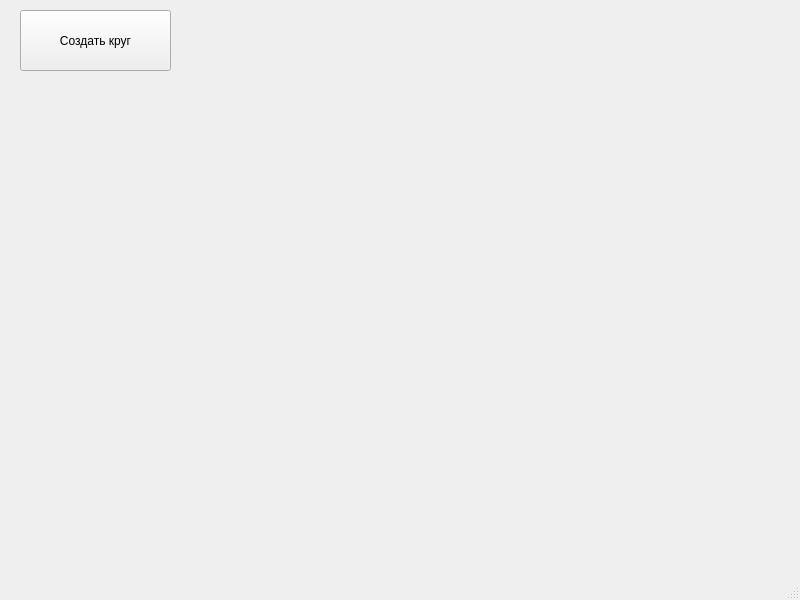
<?xml version="1.0" encoding="UTF-8"?>
<ui version="4.0">
 <class>MainWindow</class>
 <widget class="QMainWindow" name="MainWindow">
  <property name="geometry">
   <rect>
    <x>0</x>
    <y>0</y>
    <width>800</width>
    <height>600</height>
   </rect>
  </property>
  <property name="windowTitle">
   <string>MainWindow</string>
  </property>
  <widget class="QWidget" name="centralwidget">
   <widget class="QPushButton" name="pushButton">
    <property name="geometry">
     <rect>
      <x>20</x>
      <y>10</y>
      <width>151</width>
      <height>61</height>
     </rect>
    </property>
    <property name="text">
     <string>Создать круг</string>
    </property>
   </widget>
  </widget>
  <widget class="QMenuBar" name="menubar">
   <property name="geometry">
    <rect>
     <x>0</x>
     <y>0</y>
     <width>800</width>
     <height>21</height>
    </rect>
   </property>
  </widget>
  <widget class="QStatusBar" name="statusbar"/>
 </widget>
 <resources/>
 <connections/>
</ui>
